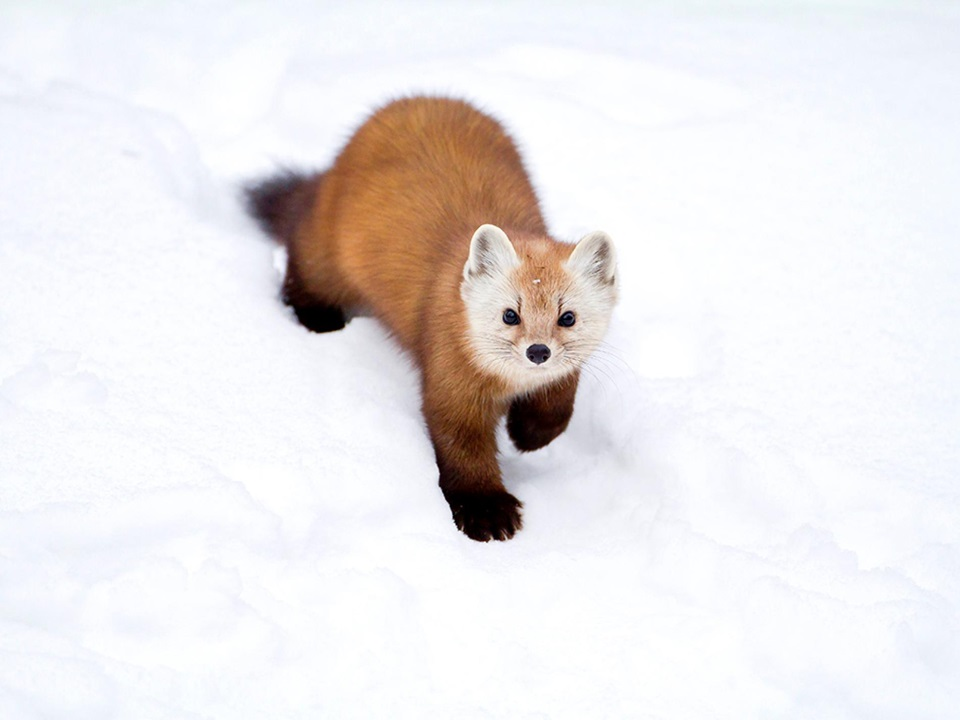
#> input picture TyperogFormater/Lek5/Opgaver/animal.jpg, 960 x 720 px
$ python B.py
#> lines starting #> are read from the running program, lines starting #| are printed output that depends on the picture; after the words box and inside, x2 and y2 are one past the last pixel; in counts of white or black regions, pixels touching at a corner belong together
import cv2
import numpy as np

image = cv2.imread("animal.jpg")
#> image is the input picture: shape (720, 960, 3); mean B, G, R 232.3, 231.6, 235.1
copy_image = cv2.cvtColor(image, cv2.COLOR_BGR2GRAY)
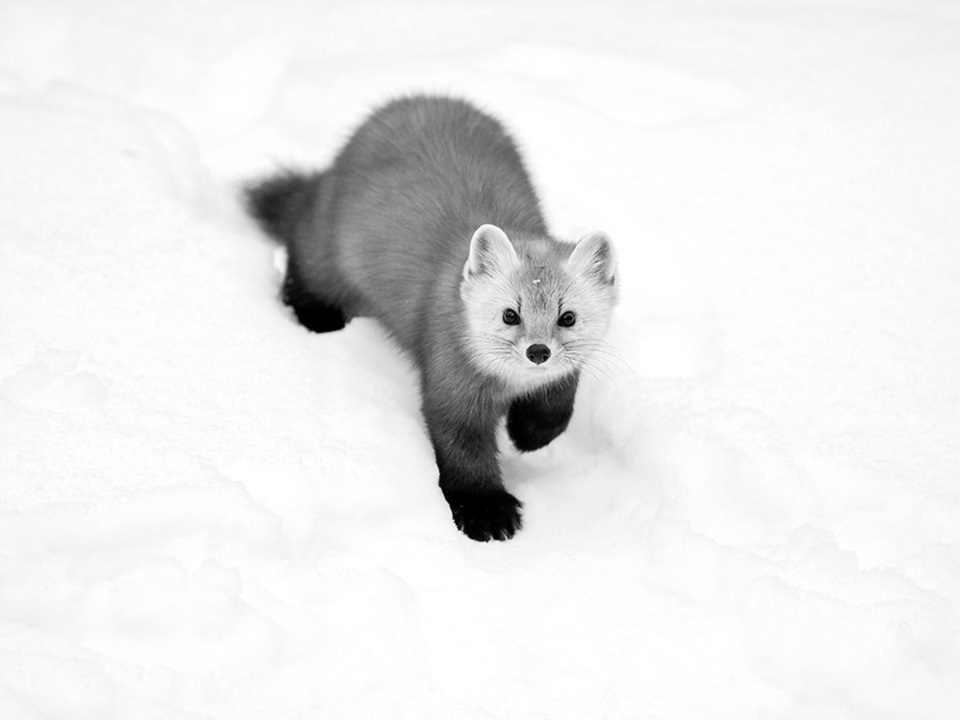
#> copy_image: shape (720, 960); min 0, max 255, mean 232.7

mask_Vert = np.array(([-1,0,1],
                      [-2,0,2],
                      [-1,0,1]))
mask_Vert2 = np.array(([-1,0,1],
                      [-2,0,2],
                      [-1,0,1]))*-1


mask_Hori = np.array(([-1,-2,-1],
                      [0,0,0],
                      [1,2,1]))
mask_Hori2 = np.array(([-1,-2,-1],
                      [0,0,0],
                      [1,2,1]))*-1
img_Vertical_filter = cv2.filter2D(copy_image, -1, mask_Hori)
img_Horizontal_filter = cv2.filter2D(copy_image, -1, mask_Vert)
img_Vertical_filter2 = cv2.filter2D(copy_image, -1, mask_Hori2)
img_Horizontal_filter2 = cv2.filter2D(copy_image, -1, mask_Vert2)
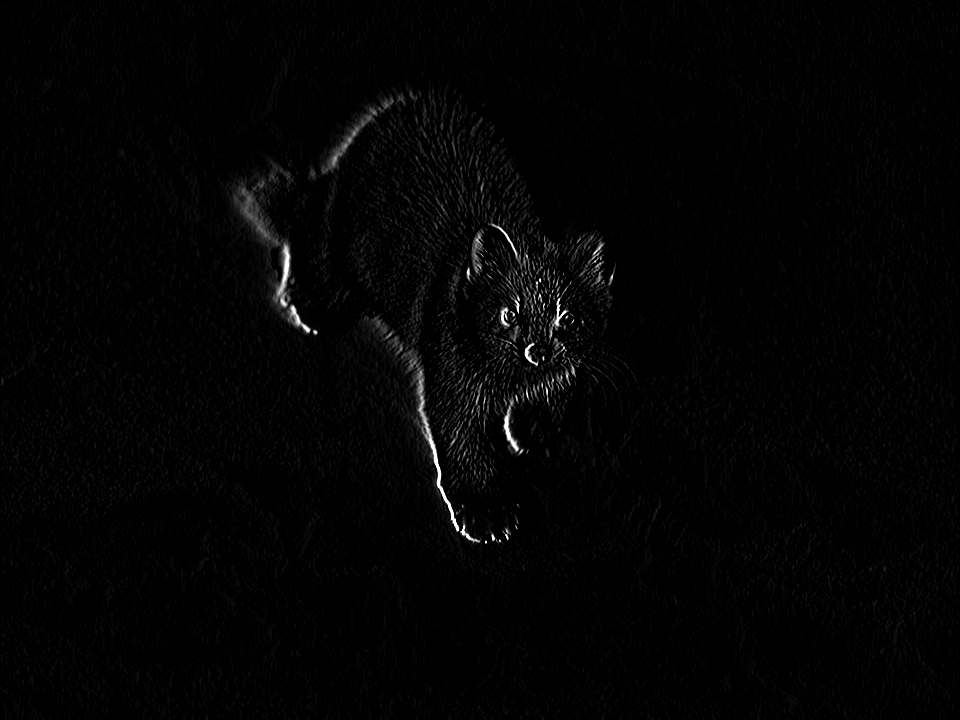
#> img_Horizontal_filter2: shape (720, 960); min 0, max 255, mean 3.5


combined_img = cv2.add(img_Vertical_filter, img_Vertical_filter2)
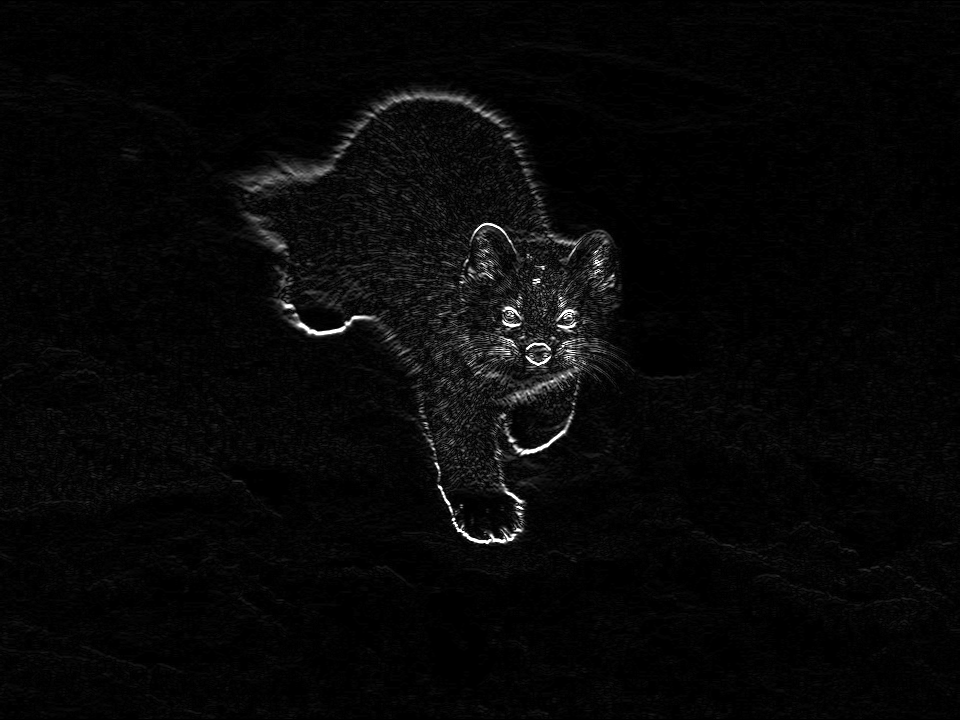
#> combined_img: shape (720, 960); min 0, max 255, mean 7.1
combined_img2 = cv2.add(img_Horizontal_filter, img_Horizontal_filter2)
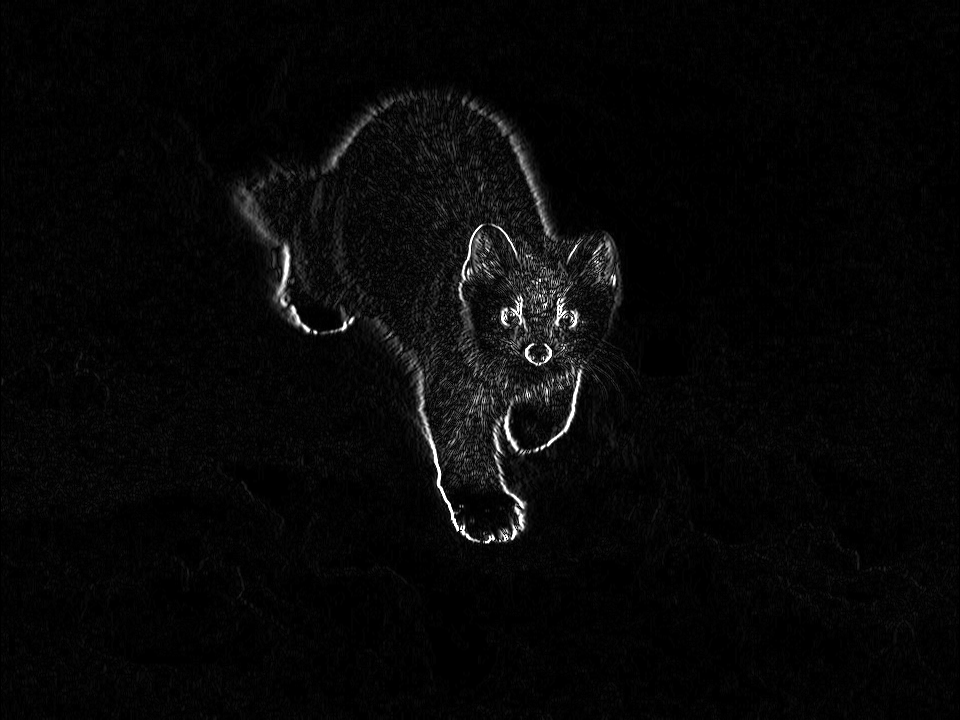
#> combined_img2: shape (720, 960); min 0, max 255, mean 7.1
combined_final = cv2.add(combined_img, combined_img2)
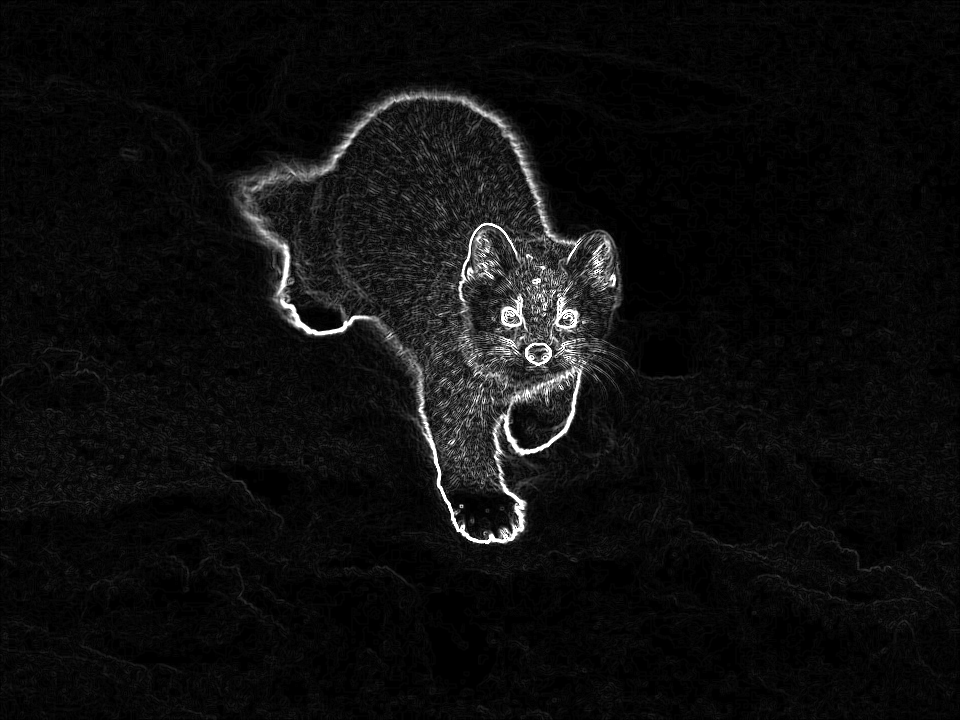
#> combined_final: shape (720, 960); min 0, max 255, mean 13.7

threshold = 80
def stepFunktion(input_intesity,threshold):
    if input_intesity < threshold:
        output_intensity = 0
    else:
        output_intensity = 255
    return output_intensity

binary_vec = np.vectorize(stepFunktion)

# Gray to binary function
img_transformed = binary_vec(combined_final,threshold).astype(np.uint8)
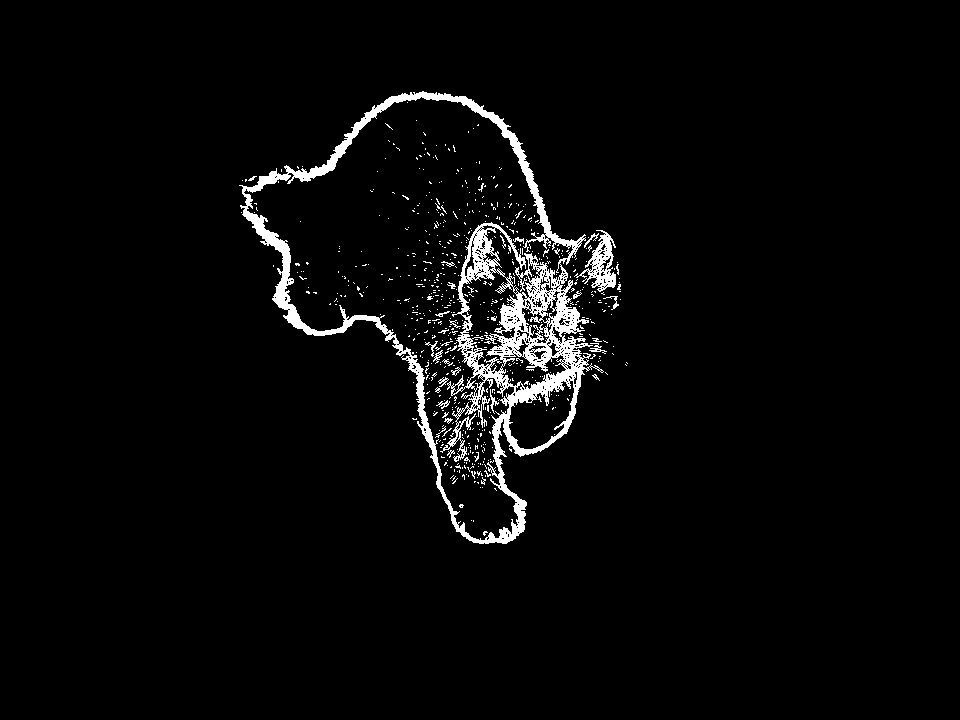
#> img_transformed: shape (720, 960); 3.3% white; 661 white regions (635 under 20 px), largest, box (x1, y1, x2, y2) and area: (239, 91, 604, 544) 19245, (574, 230, 616, 292) 957, (589, 343, 607, 354) 67

cv2.imshow("Org",image)
cv2.imshow("combined",combined_final)
cv2.imshow("black",img_transformed)
cv2.waitKey(0)
